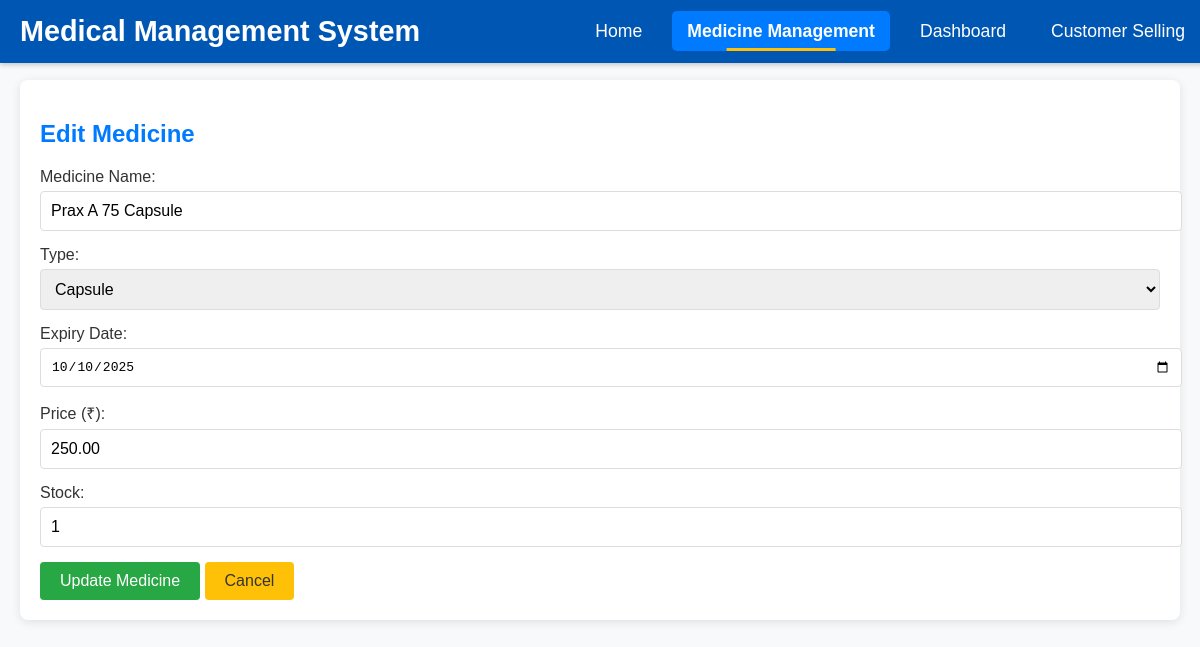
Screenshot of /php/edit_medicine.php?id=2 with the database file from the repository.
### tables this page shows
CREATE TABLE `medicines` (
  `id` int(11) NOT NULL,
  `name` varchar(100) NOT NULL,
  `type` varchar(50) NOT NULL,
  `expiry_date` date NOT NULL,
  `price` decimal(10,2) NOT NULL,
  `stock` int(11) NOT NULL
);

### php/edit_medicine.php (the view, shortened to what this page needs)
<?php
include 'config.php';
$id = $_GET['id'];
$sql = "SELECT * FROM medicines WHERE id = ?";
$stmt = $conn->prepare($sql);
$stmt->bind_param("i", $id);
$stmt->execute();
$result = $stmt->get_result();
$medicine = $result->fetch_assoc();
?>
<!DOCTYPE html>
<html lang="en">
<head>
    <link rel="stylesheet" href="../css/style.css">
</head>
<body>
    <div class="container">
        <nav class="navbar">
            <div class="logo">
                <h2>Medical Management System</h2>
            </div>
            <ul class="nav-links">
                <li><a href="home.php">Home</a></li>
                <li><a href="index.php" class="active">Medicine Management</a></li>
                <li><a href="dashboard.php">Dashboard</a></li>
                <li><a href="customer_selling.php">Customer Selling</a></li>
            </ul>
        </nav>
        <section class="form-section">
            <h2>Edit Medicine</h2>
            <form id="medicineForm" action="add_medicine.php" method="POST">
                <div class="form-group">
                    <label for="name">Medicine Name:</label>
                    <input type="text" id="name" name="name" value="<?php echo $medicine['name']; ?>" required>
                </div>
                <div class="form-group">
                    <label for="type">Type:</label>
                    <select id="type" name="type" required>
                        <option value="Capsule" <?php if ($medicine['type'] == 'Capsule') echo 'selected'; ?>>Capsule</option>
                    </select>
                </div>
                <div class="form-group">
                    <label for="expiry_date">Expiry Date:</label>
                    <input type="date" id="expiry_date" name="expiry_date" value="<?php echo $medicine['expiry_date']; ?>" required>
                </div>
                <div class="form-group">
                    <label for="price">Price (₹):</label>
                    <input type="number" step="0.01" id="price" name="price" value="<?php echo $medicine['price']; ?>" required>
                </div>
                <div class="form-group">
                    <label for="stock">Stock:</label>
                    <input type="number" id="stock" name="stock" value="<?php echo $medicine['stock']; ?>" required>
                </div>
                <button type="submit" id="submitBtn">Update Medicine</button>
                <a href="../index.php" class="action-btn" style="background-color: #FFC107; padding: 10px 20px; text-decoration: none; color: #333;">Cancel</a>
            </form>
        </section>
    </div>
</body>
</html>

### css/style.css (style rules this page uses)
body { font-family: Arial, sans-serif; background-color: #F8F9FA; color: #333; margin: 0; padding: 20px; padding-top: 80px; }
.container { max-width: 1200px; margin: 0 auto; }
h1, h2, h3, h4 { color: #007BFF; }
.navbar { position: fixed; top: 0; left: 0; width: 100%; background-color: #0056b3; padding: 15px 20px; display: flex; justify-content: space-between; align-items: center; box-shadow: 0 2px 5px rgba(0, 0, 0, 0.2); z-index: 1000; }
.navbar .logo h2 { color: #fff; font-size: 1.8em; font-weight: bold; margin: 0; }
.nav-links { list-style: none; display: flex; margin: 0; padding: 0; margin-right: 20px; }
.nav-links li { margin-left: 15px; }
.nav-links a { color: #fff; text-decoration: none; font-size: 1.1em; padding: 10px 15px; border-radius: 5px; transition: background-color 0.3s, transform 0.2s; }
.nav-links a.active { background-color: #007BFF; font-weight: bold; position: relative; }
.nav-links a.active::after { content: ''; position: absolute; bottom: 0; left: 50%; transform: translateX(-50%); width: 50%; height: 3px; background-color: #FFC107; }
.form-section { padding: 20px; background: #fff; border-radius: 8px; box-shadow: 0 2px 10px rgba(0, 0, 0, 0.1); margin-bottom: 20px; }
.form-group { margin-bottom: 15px; }
.form-group label { display: block; margin-bottom: 5px; color: #333; }
.form-group input, .form-group select { width: 100%; padding: 10px; border: 1px solid #ddd; border-radius: 4px; font-size: 1em; }
button { background-color: #28A745; color: #fff; padding: 10px 20px; border: none; border-radius: 4px; cursor: pointer; font-size: 1em; }
.action-btn { padding: 5px 10px; border: none; border-radius: 4px; cursor: pointer; text-decoration: none; display: inline-block; }

### rows the page displays
medicines: name "Prax A 75 Capsule", type "Capsule", expiry_date "10/10/2025", price "250.00", stock "1"
